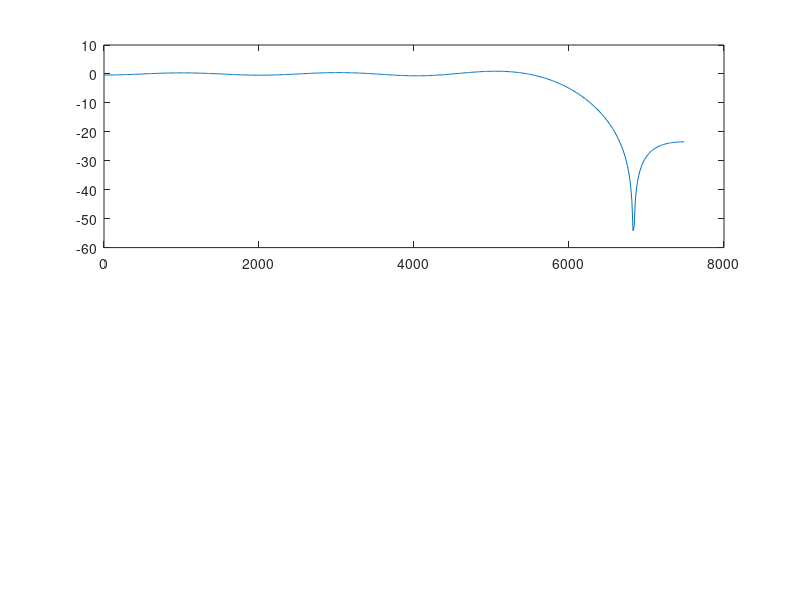

Here is the MATLAB script that generated this plot: (Note: this script raises an error after producing the figure.)
tap = 15;
fc = 6100;
fs = 15000;

hzNum = zeros(1,tap);

omegaC = 2*pi*fc/fs;
m = (tap-1)/2;
for n = -m:m
    if n == 0
        hzNum(n+m+1) = omegaC/pi;
    else
        hzNum(n+m+1) = sin(omegaC*n)/(n*pi);
    end
end

hzDen = [1 zeros(1,(length(hzNum)-1))];

[dB,w] = freqz(hzNum,[1],512);

Phi = 180*unwrap(angle(dB))/pi;
dB = mag2db(abs(dB));

figure;
subplot(2,1,1)
plot(w/pi*fs/2,dB)
ax = gca;
ax.YLim = [-30 0]
hold on
xline(6100)
hold on
yline(-3)

xlabel('Frequency [Hz]')
ylabel('Magnitude [dB]')


subplot(2,1,2)
plot(w/pi*fs/2,Phi)

xlabel('Frequency [Hz]')
ylabel('Phase [degrees]')

figure;
stem(conv(hzNum,[1 0 0 0 0 0]))